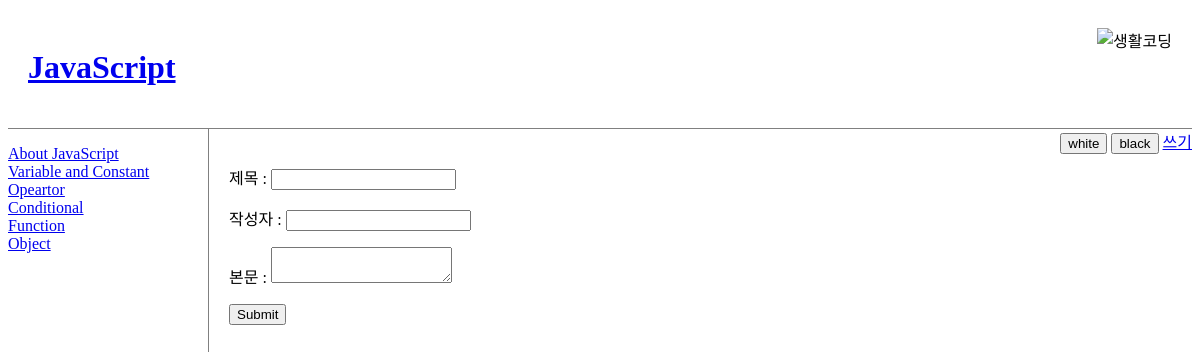
Page /write.php on the committed database.
### tables this page shows
CREATE TABLE `topic` (
  `id` int(11) NOT NULL AUTO_INCREMENT,
  `title` varchar(100) NOT NULL,
  `description` text NOT NULL,
  `author` int(11) NOT NULL,
  `created` datetime NOT NULL,
  PRIMARY KEY (`id`)
);

### write.php (the view, shortened to what this page needs)
<?php
  require("/config/config.php");
  $conn = db_init($config["host"], $config["duser"], $config["dpw"], $config["dname"]);
  $result = mysqli_query($conn, "SELECT * FROM TOPIC");
?>
<!DOCTYPE html>
<html>
<head>
     <link rel = "stylesheet" type="text/css" href="http://localhost/css/style.css">
</head>
<body id="target">
    <header>
      <img src="https://s3-ap-northeast-1.amazonaws.com/opentutorialsfile/course/94.png" alt="생활코딩" />
      <h1><a href="http://localhost/index.php">JavaScript</a></h1>
    </header>
    <nav>
        <ol>
          <?php
            while($row = mysqli_fetch_assoc($result)){
              echo '<li><a href="http://localhost/index.php?id='.$row['id'].'">' . $row['title'] . '</a></li>';
            }
          ?>
        </ol>
    </nav>
    <div id="control">
      <input type="button" value="white" onclick="document.getElementById('target').className='white'" />
      <input type="button" value="black" onclick="document.getElementById('target').className='black'"  />
      <a href="http://localhost/write.php">쓰기</a>
    </div>
    <article>
     <form action="process.php" method="post">
       <p>
         제목 : <input type="text" name="title">
       </p>
       <p>
         작성자 : <input type="text" name="author">
       </p>
       <p>
         본문 : <textarea name="description"></textarea>
       </p>
       <input type="submit" name="name">
     </form>
   </article>
</body>
</html>

### css/style.css (style rules this page uses)
header { border-bottom:1px solid gray; padding:20px; }
nav { border-right:1px solid gray; width:200px; height:600px; float:left; }
nav ol { padding-left: 0px; list-style:none; }
article { float:left; padding: 20px; width: 500px; }
header img { float: right; height: 100px; }
#control { float: right; }

### rows in the picture
topic: title "About JavaScript"
topic: title "Variable and Constant"
topic: title "Opeartor"
topic: title "Conditional"
topic: title "Function"
topic: title "Object"
